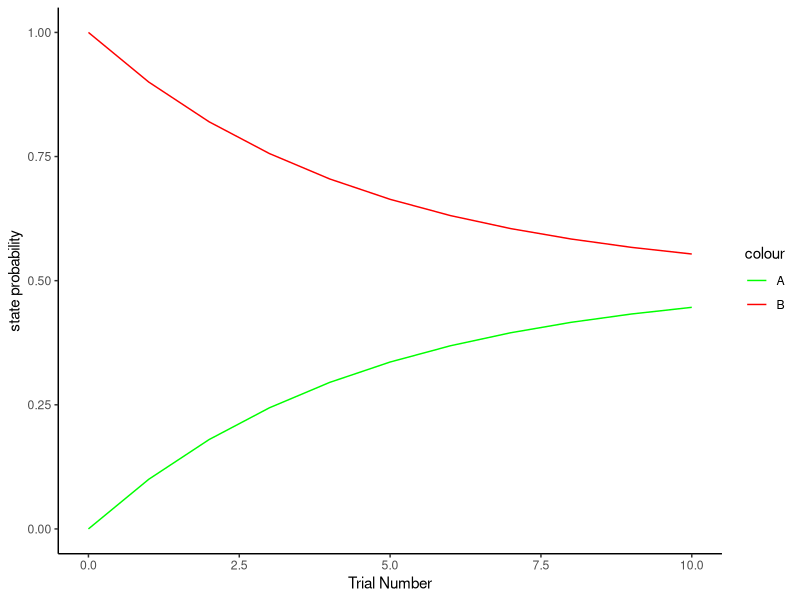
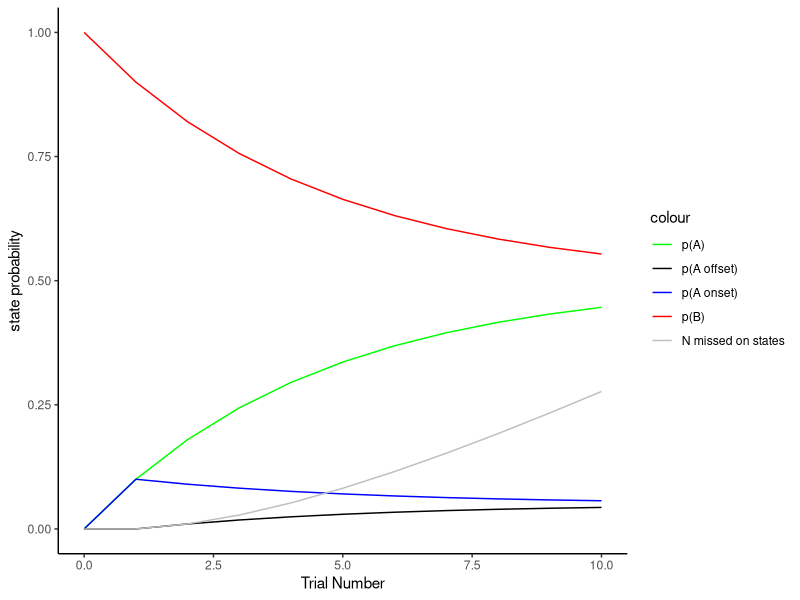
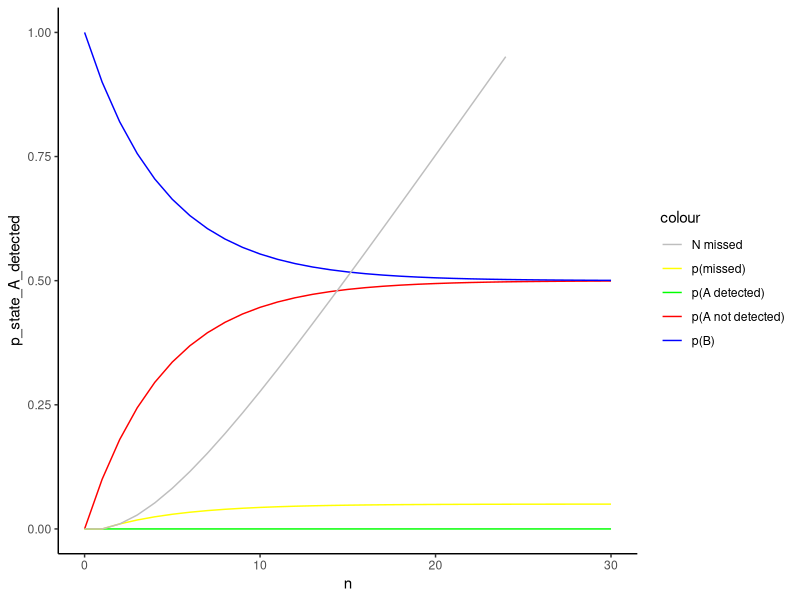

R code for these plots, in order: (Note: this script raises an error after producing the figures.)
library(tidyverse)
library(expm)
options(scipen = 99)

state_after_n_trans <- function(p_A2B, 
                                p_B2A,
                                p_initial_A = 0, 
                                p_initial_B = 1,
                                n) {
  
  #really nice set of videos: https://www.youtube.com/watch?v=IYaOMor9qvE
  #initial state matrix: p(inital state being on), p(inital state being off)
  initial_state <- matrix(c(p_initial_A, p_initial_B), nrow = 1)
  
  
  p_A2A <- 1-p_A2B
  p_B2B <- 1-p_B2A
  
  #transition matrix: upper left: p(remaining in on state), upper right: p(from on to off)
  #                   lower left: p(remaining off to on), lower right: p(remaining in off state)
  transition <- matrix(c(p_A2A, p_A2B,
                         p_B2A, p_B2B), nrow = 2, byrow = TRUE)
  
  
  initial_state %*% (transition %^% n) %>% 
    as.data.frame() %>%
    rename(p_state_A = V1, p_state_B = V2) %>%
    return()
  
}

state_after_n_trans(p_A2B = 0.4, 
                    p_B2A = 0.15, 
                    p_initial_A = 0.1, 
                    p_initial_B = 0.9, 
                    n = 4)


###############

p_A2B <- 0.1
p_B2A <- 0.1
p_initial_A <- 0
p_initial_B <- 1

#let's say A is the ON state, B is OFF
df <- data.frame(n = 0L:10L,
                 states = NA,
                 p_A2B = p_A2B, #from on to off
                 p_B2A = p_B2A, #from off to on
                 p_initial_A = p_initial_A, #we're never starting with the on state
                 p_initial_B = p_initial_B) %>% #we're always starting with the off state %>%
  rowwise() %>%
  mutate(states = list(state_after_n_trans(p_A2B = p_A2B, #from on to off
                                           p_B2A = p_B2A, #from off to on
                                           p_initial_A = p_initial_A, #we're never starting with the on state
                                           p_initial_B = p_initial_B, #we're always starting with the off state
                                           n = n) %>% 
                         as.data.frame()
  )
  ) %>%
  unnest(states)


ggplot(df, aes(x = n))+
  geom_line(aes(y = p_state_A, color = "A"))+
  geom_line(aes(y = p_state_B, color = "B"))+
  #geom_line(aes(y = p_state_A/0.5, color = "uncertainty"))+
  scale_color_manual(values = c("A" = "green",
                                "B" = "red",
                                "uncertainty" = "blue"))+
  scale_y_continuous(limits = c(0,1))+
  labs(x = "Trial Number",
       y = "state probability")+
  theme_classic()


#########BASED ON STARTING WITH OFF STATE
#probability that an event starts, when starting from 0
df <- df %>%
  mutate(p_A_starts = lag(p_state_B, 1, default = 0) * p_B2A,
         p_A_ends = lag(p_state_A, 1, default = 0) * p_A2B,
         cum_A_ends = cumsum(p_A_ends))


ggplot(df, aes(x = n))+
  geom_line(aes(y = p_state_A, color = "A"))+
  geom_line(aes(y = p_state_B, color = "B"))+
  geom_line(aes(y = p_A_starts, color = "A_starts"))+
  geom_line(aes(y = p_A_ends, color = "A_ends"))+
  geom_line(aes(y = cum_A_ends, color = "cum_A_ends"))+
  scale_color_manual(values = c("A" = "green",
                                "B" = "red",
                                "A_starts" = "blue",
                                "A_ends" = "black",
                                "cum_A_ends" = "grey"), 
                     labels = c("A" = "p(A)",
                                "B" = "p(B)",
                                "A_starts" = "p(A onset)",
                                "A_ends" = "p(A offset)",
                                "cum_A_ends" = "N missed on states"))+
  scale_y_continuous(limits = c(0,1))+
  labs(x = "Trial Number",
       y = "state probability")+
  theme_classic()


state_after_n_trans2 <- function(p_A2B, 
                                p_B2A,
                                p_initial_A = 0, 
                                p_initial_B = 1,
                                cr,
                                n) {
  
  #really nice set of videos: https://www.youtube.com/watch?v=IYaOMor9qvE
  #initial state matrix: p(inital state being on), p(inital state being off)
  initial_state <- matrix(c(p_initial_A, p_initial_B, 0), nrow = 1)
  
  
  p_A2A <- 1-p_A2B
  p_B2B <- 1-p_B2A
  
  #transition matrix: rows: FROM, columns: TO; (A BEING MONSTER IS ON)
  #upper:  A & checked
  #middle: B
  #lower:  A & not checked
  transition <- matrix(c(1-p_A2B         ,     p_A2B        , 0                       ,
                         p_B2A * cr      , 1 - p_B2A        , p_B2A * (1 - cr)        , 
                         (1 - p_A2B) * cr,     p_A2B        , (1 - p_A2B) * (1 - cr)) ,
                       
                       
                       nrow = 3        , byrow = TRUE)
  
  
  #1-p_A2B: This is equal to the probability of staying state remaining ON (i. e., not transitioning)
  #p_A2B: Probability of transitioning from ON to OFF,
  #0: you can't go from state ON checked to state ON unchecked
  
  #p_B2A * cr: this is when transitioning from OFF state to ON state that is instantly detected
  #1-p_B2A: this is from OFF state to remaining OFF
  #p_B2A * (1-cr): this is from OFF state to ON state that is NOT detected instantly
  
  #(1-p_A2B) * cr: this is coming from a non detected ON state and detecting it next.
  #p_A2B: this is from an ON state, non detected to an OFF state
  #this is being in an ON state not detected, and still not detecting the on state in the next trial
  
  initial_state %*% (transition %^% n) %>% 
    as.data.frame() %>%
    rename(p_state_A_detected = V1, p_state_B = V2, p_state_A_unchecked = V3) %>%
    return()
  
}

df2 <- data.frame(n = 0L:100L,
             states = NA,
             p_A2B = p_A2B, #from on to off
             p_B2A = p_B2A, #from off to on
             p_initial_A = 0, #we're never starting with the on state
             p_initial_B = 1) %>% #we're always starting with the off state %>%
  rowwise() %>%
  mutate(states = list(state_after_n_trans2(p_A2B = p_A2B, #from on to off
                                           p_B2A = p_B2A, #from off to on
                                           p_initial_A = p_initial_A, #we're never starting with the on state
                                           p_initial_B = p_initial_B, #we're always starting with the off state
                                           cr = 0,
                                           n = n) %>% 
                         as.data.frame()
  )
  ) %>%
  unnest(states)


df2 <- df2 %>%
  mutate(p_missed = lag(p_state_A_unchecked, 1, default = 0) * p_A2B,
         count = cumsum(p_missed))

ggplot(df2, aes(x = n))+
  geom_line(aes(y = p_state_A_detected, color = "p_state_A_detected"))+
  geom_line(aes(y = p_state_A_unchecked, color = "p_state_A_unchecked"))+
  geom_line(aes(y = p_state_B, color = "p_state_B"))+
  geom_line(aes(y = p_missed, color = "p_missed"))+
  geom_line(aes(y = count, color = "count"))+
  scale_color_manual(values = c("p_state_A_detected" = "green",
                                "p_state_A_unchecked" = "red",
                                "p_state_B" = "blue",
                                "p_missed" = "yellow",
                                "count" = "grey"),
                     labels = c("p_state_A_detected" = "p(A detected)",
                                "p_state_A_unchecked" = "p(A not detected)",
                                "p_state_B" = "p(B)",
                                "p_missed" = "p(missed)",
                                "count" = "N missed"))+
  scale_x_continuous(limits = c(0, 30))+
  scale_y_continuous(limits = c(0, 1))+
  theme_classic()

#not quite sure if this accounts for the fact that you have a knowledge reset at every check - i. e., the markov process begins again


RT_c = 1.5
RT_nc = 1
ttime = 50
rew = 1
penalty = 10


s <- df2 %>%
  group_by(cr) %>%
  mutate(time = cr*RT_c + (1-cr)*RT_nc,
         cum_time = cumsum(time),
         rew = rew,
         cum_rew = cumsum(rew)) %>%
  filter((ttime - cum_time) > 0) %>% 
  filter(min(ttime - cum_time) == (ttime - cum_time))%>%
  summarize(reward = cum_rew - count * penalty)

s
ggplot(s, aes(x = cr, y = reward))+
  geom_line()




#gemini: calculate expeced misses:

calc_expected_misses <- function(n_trials, 
                                 cr, 
                                 p_A2B = 0.1, 
                                 p_B2A = 0.1, 
                                 p_initial_A = 0, 
                                 p_initial_B = 1) {
  
  # 1. Initialize State Vector [Detected, Empty, Hidden]
  # We assume Hidden starts at 0 because you either "know" the state (A or B) or you don't.
  current_vec <- c(p_initial_A, p_initial_B, 0)
  
  # 2. Define Transition Matrix
  # Row 1: Detected -> [Stays, Leaves, Impossible]
  # Row 2: Empty    -> [Caught, Stays, Missed_Spawn]
  # Row 3: Hidden   -> [Caught, Leaves(Miss), Ignored]
  trans_mat <- matrix(c(
    1 - p_A2B,           p_A2B,        0,
    p_B2A * cr,          1 - p_B2A,    p_B2A * (1 - cr),
    (1 - p_A2B) * cr,    p_A2B,        (1 - p_A2B) * (1 - cr)
  ), nrow = 3, byrow = TRUE)
  
  total_misses <- 0
  
  # 3. Run Simulation Loop
  if (n_trials > 0) {
    for (i in 1:n_trials) {
      
      # A. Calculate the Leak (The Miss)
      # The misses that happen *during* this transition come from 
      # the Hidden monsters (State 3) present at the previous step.
      prob_hidden_prev <- current_vec[3]
      miss_flow <- prob_hidden_prev * p_A2B
      
      # Accumulate
      total_misses <- total_misses + miss_flow
      
      # B. Update the State Probabilities for the next step
      current_vec <- current_vec %*% trans_mat
    }
  }
  
  return(as.numeric(total_misses))
}

RT_c = 1.5
RT_nc = 1
ttime = 50
rew = 1
penalty = 10

cr = seq(0, 1, 0.01)
final_reward = vector()
for (i in 1:length(cr)){
  expected_trials = ttime/(cr[i] * RT_c + (1-cr[i]) * RT_nc)
  
  misses <- calc_expected_misses(n_trials = expected_trials,
                                 cr = cr[i], p_A2B = 0.2, p_B2A = 0.1, p_initial_A = 0, p_initial_B = 1)
  
  final_reward[i] = (expected_trials * rew) - misses * penalty
}

ggplot()+
  geom_line(aes(x = cr, y = final_reward/max(final_reward)))

############################
#FROM GEMINI:

calc_sidetask <- function(RT_A_only, RT_A_B_check, RT_A_B_response, ITI, 
                          Win_A, Loss_A, Win_B, Loss_B, 
                          p_go_on, p_go_off, Time, cr){
  
  Win_A <- abs(Win_A)
  Loss_A <- abs(Loss_A)
  Win_B <- abs(Win_B)
  Loss_B <- abs(Loss_B)
  # 1. State Probabilities (Steady State Markov)
  # Pi_off: Proportion of time world is in "OFF" state
  # Pi_on:  Proportion of time world is in "ON" state
  Pi_off <- p_go_off / (p_go_on + p_go_off)
  Pi_on  <- 1 - Pi_off
  
  # 2. Event Statistics
  # Lambda: Probability of a new event STARTING on any given trial
  lambda_event <- Pi_off * p_go_on
  
  # 3. Probability of Missing an Event
  # A miss occurs if we fail to check (1-cr) for every trial the monster is alive.
  # The duration of the monster follows a Geometric distribution (p = p_go_off).
  # P(Miss) = Sum[ P(Length=k) * (1-cr)^k ] for k=1 to infinity.
  # This resolves to a geometric series:
  q <- 1 - cr
  P_miss_event <- (p_go_off * q) / (1 - (1 - p_go_off) * q)
  
  # Handle edge case where cr = 1 (P_miss must be 0)
  if(cr == 1) P_miss_event <- 0
  
  P_catch_event <- 1 - P_miss_event
  
  # 4. Expected Reward Per Trial
  # Base Reward (A) + (Prob of Catch * Bonus) - (Prob of Miss * Penalty)
  # Note: Win_A happens every trial. Bonus/Penalty happen once per event.
  E_Reward_Trial <- Win_A + 
    (lambda_event * P_catch_event * Win_B) - 
    (lambda_event * P_miss_event * Loss_B)
  
  # 5. Expected Time Per Trial
  # We calculate the weighted average of time spent.
  # T_base:  Time when NOT checking
  # T_check: Time when Checking (standard check cost)
  # T_extra: The extra cost of responding (RT_response - RT_check) happens 
  #          exactly once per CAUGHT event.
  
  T_base  <- (1 - cr) * (RT_A_only + ITI)
  T_check <- cr * (RT_A_B_check + ITI)
  
  # Correction: If we catch a monster, one of those checks was actually a response.
  # We add the difference between Response Time and Check Time.
  T_response_adjustment <- lambda_event * P_catch_event * (RT_A_B_response - RT_A_B_check)
  
  E_Time_Trial <- T_base + T_check + T_response_adjustment
  
  # 6. Total Calculation
  # How many trials fit in the total Time?
  Expected_Trials <- Time / E_Time_Trial
  Total_Reward <- Expected_Trials * E_Reward_Trial
  
  return(Total_Reward)
}


opt <- data.frame(cr = seq(0, 1, 0.001)) %>%
  mutate(Loss_B = list(seq(0, 80, by = 10))) %>%
  #mutate(Loss_B = list(10)) %>%
  unnest(Loss_B) %>%
  rowwise()%>%
  mutate(rew = calc_sidetask(RT_A_only = .7,
                             RT_A_B_check = 2,
                             RT_A_B_response = 2,
                             ITI = 0.2,
                             Win_A = 2,
                             Loss_A = 0,
                             Win_B = 0,
                             Loss_B = Loss_B,
                             p_go_on = 0.1,
                             p_go_off = 0.2,
                             Time = 200,
                             cr = cr)) %>%
  group_by(Loss_B) %>%
  mutate(rel_reward = rew/max(rew))

ggplot(data = opt, aes(x = cr, y = rel_reward, color = Loss_B, group = Loss_B))+
  geom_line()+
  geom_point(data = opt[opt$rel_reward == 1,])+
  coord_cartesian(ylim = c(0, 1))+
  theme_classic()



##################################################

opt <- data.frame(cr = seq(0, 1, 0.001)) %>%
  mutate(Loss_B = 10) %>%
  unnest(Loss_B) %>%
  rowwise()%>%
  mutate(rew = calc_sidetask(RT_A_only = .6,
                             RT_A_B_check = 1.7,
                             RT_A_B_response = 1.7,
                             ITI = 0.2,
                             Win_A = 1,
                             Loss_A = 0,
                             Win_B = 0,
                             Loss_B = Loss_B,
                             p_go_on = 0.1,
                             p_go_off = 0.1,
                             Time = 200,
                             cr = cr)) %>%
  group_by(Loss_B) %>%
  mutate(rel_reward = rew/max(rew))

ggplot(data = opt, aes(x = cr, y = rel_reward, color = Loss_B, group = Loss_B))+
  geom_line()+
  geom_point(data = opt[opt$rel_reward == 1,])+
  coord_cartesian(ylim = c(0, 1))+
  theme_classic()
